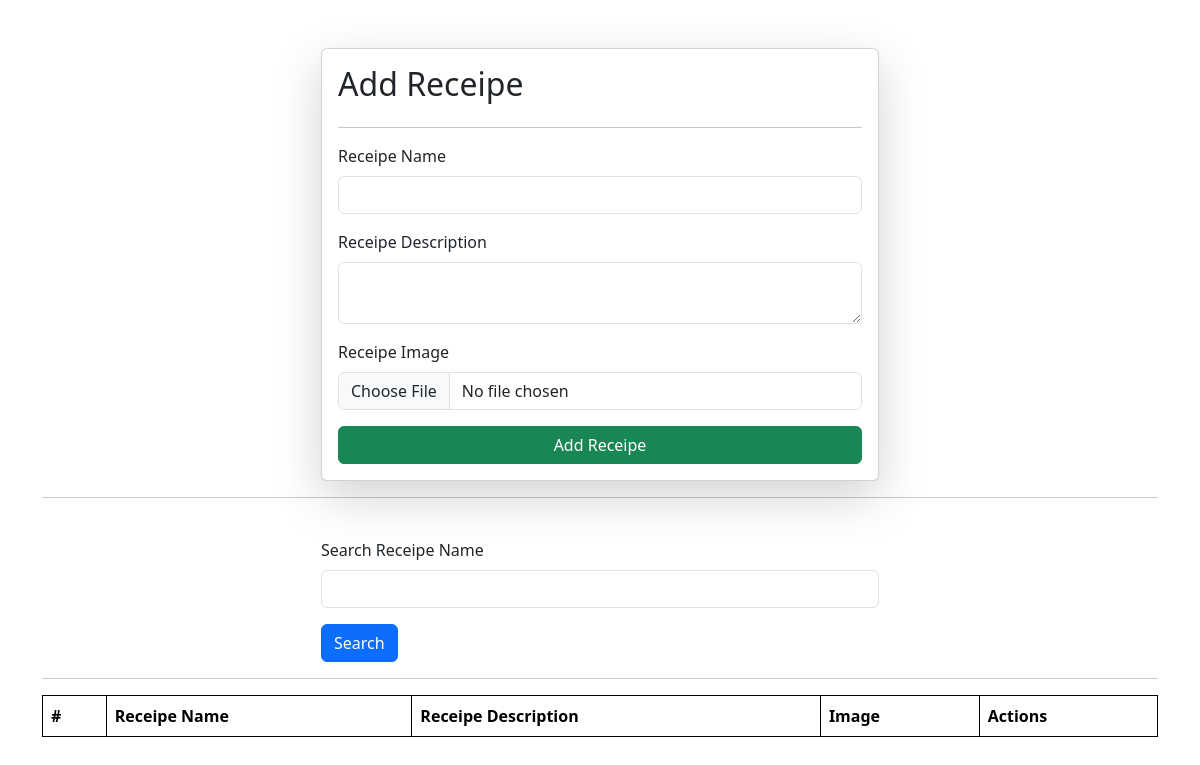
The app's page /receipe/, older data.
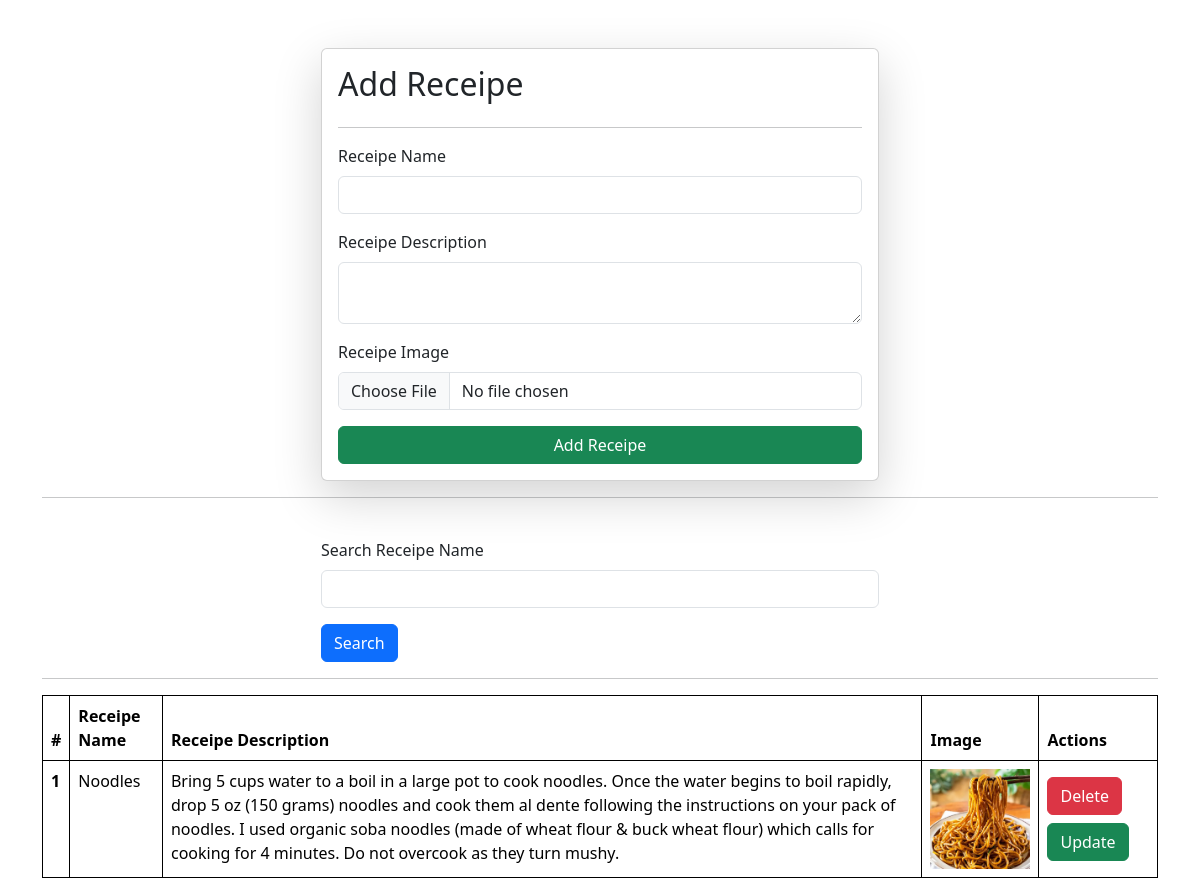
The same page, newer data.
### vege/models.py (models this page shows)
class Recipe(models.Model):
    receipe_name = models.CharField(max_length = 100)
    receipe_description = models.TextField()
    receipe_image = models.ImageField(upload_to = "receipe/")

### vege/views.py (the view, shortened to what this page needs)
# urls.py: path('receipe/', receipe, name="receipe"),
def receipe(request):
    queryset = Recipe.objects.all()
    if request.GET.get('search'):
        queryset = queryset.filter(receipe_name__icontains = request.GET.get('search'))
    context = {'receipes' : queryset}
    return render(request, 'receipe.html',context)

### vege/templates/receipe.html (shortened to what this page needs)
{% extends "home/base.html" %}
{% block start %}
<div class="container mt-5">
    <form class="col-6 mx-auto card p-3 shadow-lg" method="post" enctype = "multipart/form-data">
        <h2>Add Receipe</h2>
        <hr>
        <div class="mb-3">
            <label for="exampleInputEmail1" class="form-label">Receipe Name</label>
            <input name = "receipe_name" required type="text" class="form-control">
        </div>
        <div class="mb-3">
            <label for="exampleInputPassword1"  class="form-label">Receipe Description</label>
            <textarea class="form-control" name="receipe_description" required></textarea>
        </div>
        <div class="mb-3">
            <label for="exampleInputPassword1" class="form-label">Receipe Image</label>
            <input type="file" class="form-control" name= "receipe_image" >
        </div>
        <button type="submit" class="btn btn-success">Add Receipe</button>
    </form>
<hr>
    <div class=""mt-5>
      <div class="mx-auto col-6">
        <form>
        <div class="mb-3">
            <label for="exampleInputEmail1" class="form-label mt-4">Search Receipe Name</label>
            <input name = "search" type="text" class="form-control">
        </div>
        <button type="submit" class="btn btn-primary">Search</button>
        </form>
      </div>
    </div>
<hr>
    <table class="table mt-3">
  <thead>
    <tr>
      <th scope="col">#</th>
      <th scope="col">Receipe Name</th>
      <th scope="col">Receipe Description</th>
      <th scope="col">Image</th>
      <th scope="col">Actions</th>
    </tr>
  </thead>
  <tbody>
     {% for receipe in receipes %}
    <tr>
      <th scope="row">{{forloop.counter}}</th>
      <td>{{receipe.receipe_name}}</td>
      <td>{{receipe.receipe_description}}</td>
      <td><img src= "/media/{{receipe.receipe_image}}" style="height : 100px"></td>
    <td>
        <a href="/delete-receipe/{{receipe.id}}" class="btn btn-danger mt-2">Delete</a>
        <a href="/update-receipe/{{receipe.id}}" class="btn btn-success mt-2">Update</a>
    </td>
    </tr>
   {% endfor %}
  </tbody>
</table>
</div>
{% endblock %}

Row changes from the older to the newer data that the page shows:
added Recipe: receipe_name "Noodles", receipe_description "Bring 5 cups water to a boil in a large pot to cook noodles. Once the water begins to boil rapidly, drop 5 oz (150 grams) noodles and cook them al dente following the instructions on your pack of noodles. I used organic soba noodles (made of wheat flour & buck wheat flour) which calls for cooking for 4 minutes. Do not overcook as they turn mushy.", receipe_image (picture)
